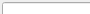
<?xml version='1.0' encoding='UTF-8'?> 
<ui version='4.0'>
 <class>Dialog</class>
 <widget class='QDialog' name='Dialog'>
      <property name='geometry'>
        <rect>
         <x>0</x>
         <y>0</y>
         <width>90</width>
         <height>14</height>
        </rect>
      </property>
  <property name='dl_edit'>
   <string>Dialog</string>
  </property>
    <widget class='QLineEdit' name='E_1'>
      <property name='geometry'>
        <rect>
         <x>2</x>
         <y>2</y>
         <width>222</width>
         <height>30</height>
        </rect>
      </property>
      </widget>
      </widget>
   <resources/>
 <connections/>
</ui> 
